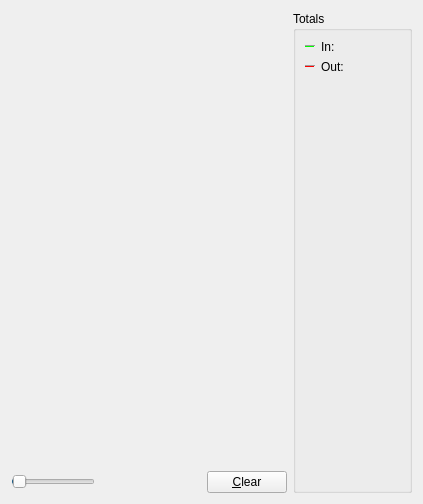
     <widget class="QWidget" name="tab_nettraffic">
      <attribute name="title">
       <string>&amp;Network Traffic</string>
      </attribute>
      <layout class="QHBoxLayout" name="horizontalLayout_3">
       <item>
        <layout class="QVBoxLayout" name="verticalLayout_4">
         <item>
          <widget class="TrafficGraphWidget" name="trafficGraph" native="true">
           <property name="sizePolicy">
            <sizepolicy hsizetype="Expanding" vsizetype="Expanding">
             <horstretch>0</horstretch>
             <verstretch>0</verstretch>
            </sizepolicy>
           </property>
          </widget>
         </item>
         <item>
          <layout class="QHBoxLayout" name="horizontalLayout_2">
           <item>
            <widget class="QSlider" name="sldGraphRange">
             <property name="minimum">
              <number>1</number>
             </property>
             <property name="maximum">
              <number>288</number>
             </property>
             <property name="pageStep">
              <number>12</number>
             </property>
             <property name="value">
              <number>6</number>
             </property>
             <property name="orientation">
              <enum>Qt::Horizontal</enum>
             </property>
            </widget>
           </item>
           <item>
            <widget class="QLabel" name="lblGraphRange">
             <property name="minimumSize">
              <size>
               <width>100</width>
               <height>0</height>
              </size>
             </property>
             <property name="alignment">
              <set>Qt::AlignCenter</set>
             </property>
            </widget>
           </item>
           <item>
            <widget class="QPushButton" name="btnClearTrafficGraph">
             <property name="text">
              <string>&amp;Clear</string>
             </property>
            </widget>
           </item>
          </layout>
         </item>
        </layout>
       </item>
       <item>
        <layout class="QVBoxLayout" name="verticalLayout">
         <item>
          <widget class="QGroupBox" name="groupBox">
           <property name="title">
            <string>Totals</string>
           </property>
           <layout class="QVBoxLayout" name="verticalLayout_5">
            <item>
             <layout class="QHBoxLayout" name="horizontalLayout_4">
              <item>
               <widget class="Line" name="line">
                <property name="sizePolicy">
                 <sizepolicy hsizetype="Fixed" vsizetype="Fixed">
                  <horstretch>0</horstretch>
                  <verstretch>0</verstretch>
                 </sizepolicy>
                </property>
                <property name="minimumSize">
                 <size>
                  <width>10</width>
                  <height>0</height>
                 </size>
                </property>
                <property name="palette">
                 <palette>
                  <active>
                   <colorrole role="WindowText">
                    <brush brushstyle="SolidPattern">
                     <color alpha="255">
                      <red>68</red>
                      <green>70</green>
                      <blue>93</blue>
                     </color>
                    </brush>
                   </colorrole>
                   <colorrole role="Light">
                    <brush brushstyle="SolidPattern">
                     <color alpha="255">
                      <red>0</red>
                      <green>255</green>
                      <blue>0</blue>
                     </color>
                    </brush>
                   </colorrole>
                   <colorrole role="Text">
                    <brush brushstyle="SolidPattern">
                     <color alpha="255">
                      <red>68</red>
                      <green>70</green>
                      <blue>93</blue>
                     </color>
                    </brush>
                   </colorrole>
                   <colorrole role="ButtonText">
                    <brush brushstyle="SolidPattern">
                     <color alpha="255">
                      <red>68</red>
                      <green>70</green>
                      <blue>93</blue>
                     </color>
                    </brush>
                   </colorrole>
                   <colorrole role="Base">
                    <brush brushstyle="NoBrush">
                     <color alpha="128">
                      <red>68</red>
                      <green>70</green>
                      <blue>93</blue>
                     </color>
                    </brush>
                   </colorrole>
                  </active>
                  <inactive>
                   <colorrole role="WindowText">
                    <brush brushstyle="SolidPattern">
                     <color alpha="255">
                      <red>68</red>
                      <green>70</green>
                      <blue>93</blue>
                     </color>
                    </brush>
                   </colorrole>
                   <colorrole role="Light">
                    <brush brushstyle="SolidPattern">
                     <color alpha="255">
                      <red>0</red>
                      <green>255</green>
                      <blue>0</blue>
                     </color>
                    </brush>
                   </colorrole>
                   <colorrole role="Text">
                    <brush brushstyle="SolidPattern">
                     <color alpha="255">
                      <red>68</red>
                      <green>70</green>
                      <blue>93</blue>
                     </color>
                    </brush>
                   </colorrole>
                   <colorrole role="ButtonText">
                    <brush brushstyle="SolidPattern">
                     <color alpha="255">
                      <red>68</red>
                      <green>70</green>
                      <blue>93</blue>
                     </color>
                    </brush>
                   </colorrole>
                   <colorrole role="Base">
                    <brush brushstyle="NoBrush">
                     <color alpha="128">
                      <red>68</red>
                      <green>70</green>
                      <blue>93</blue>
                     </color>
                    </brush>
                   </colorrole>
                  </inactive>
                  <disabled>
                   <colorrole role="WindowText">
                    <brush brushstyle="SolidPattern">
                     <color alpha="255">
                      <red>68</red>
                      <green>70</green>
                      <blue>93</blue>
                     </color>
                    </brush>
                   </colorrole>
                   <colorrole role="Light">
                    <brush brushstyle="SolidPattern">
                     <color alpha="255">
                      <red>0</red>
                      <green>255</green>
                      <blue>0</blue>
                     </color>
                    </brush>
                   </colorrole>
                   <colorrole role="Text">
                    <brush brushstyle="SolidPattern">
                     <color alpha="255">
                      <red>68</red>
                      <green>70</green>
                      <blue>93</blue>
                     </color>
                    </brush>
                   </colorrole>
                   <colorrole role="ButtonText">
                    <brush brushstyle="SolidPattern">
                     <color alpha="255">
                      <red>68</red>
                      <green>70</green>
                      <blue>93</blue>
                     </color>
                    </brush>
                   </colorrole>
                   <colorrole role="Base">
                    <brush brushstyle="NoBrush">
                     <color alpha="128">
                      <red>68</red>
                      <green>70</green>
                      <blue>93</blue>
                     </color>
                    </brush>
                   </colorrole>
                  </disabled>
                 </palette>
                </property>
                <property name="orientation">
                 <enum>Qt::Horizontal</enum>
                </property>
               </widget>
              </item>
              <item>
               <widget class="QLabel" name="label_16">
                <property name="text">
                 <string>In:</string>
                </property>
               </widget>
              </item>
              <item>
               <widget class="QLabel" name="lblBytesIn">
                <property name="minimumSize">
                 <size>
                  <width>50</width>
                  <height>0</height>
                 </size>
                </property>
                <property name="alignment">
                 <set>Qt::AlignRight|Qt::AlignTrailing|Qt::AlignVCenter</set>
                </property>
               </widget>
              </item>
             </layout>
            </item>
            <item>
             <layout class="QHBoxLayout" name="horizontalLayout_5">
              <item>
               <widget class="Line" name="line_2">
                <property name="sizePolicy">
                 <sizepolicy hsizetype="Fixed" vsizetype="Fixed">
                  <horstretch>0</horstretch>
                  <verstretch>0</verstretch>
                 </sizepolicy>
                </property>
                <property name="minimumSize">
                 <size>
                  <width>10</width>
                  <height>0</height>
                 </size>
                </property>
                <property name="palette">
                 <palette>
                  <active>
                   <colorrole role="WindowText">
                    <brush brushstyle="SolidPattern">
                     <color alpha="255">
                      <red>68</red>
                      <green>70</green>
                      <blue>93</blue>
                     </color>
                    </brush>
                   </colorrole>
                   <colorrole role="Light">
                    <brush brushstyle="SolidPattern">
                     <color alpha="255">
                      <red>255</red>
                      <green>0</green>
                      <blue>0</blue>
                     </color>
                    </brush>
                   </colorrole>
                   <colorrole role="Text">
                    <brush brushstyle="SolidPattern">
                     <color alpha="255">
                      <red>68</red>
                      <green>70</green>
                      <blue>93</blue>
                     </color>
                    </brush>
                   </colorrole>
                   <colorrole role="ButtonText">
                    <brush brushstyle="SolidPattern">
                     <color alpha="255">
                      <red>68</red>
                      <green>70</green>
                      <blue>93</blue>
                     </color>
                    </brush>
                   </colorrole>
                   <colorrole role="Base">
                    <brush brushstyle="NoBrush">
                     <color alpha="128">
                      <red>68</red>
                      <green>70</green>
                      <blue>93</blue>
                     </color>
                    </brush>
                   </colorrole>
                  </active>
                  <inactive>
                   <colorrole role="WindowText">
                    <brush brushstyle="SolidPattern">
                     <color alpha="255">
                      <red>68</red>
                      <green>70</green>
                      <blue>93</blue>
                     </color>
                    </brush>
                   </colorrole>
                   <colorrole role="Light">
                    <brush brushstyle="SolidPattern">
                     <color alpha="255">
                      <red>255</red>
                      <green>0</green>
                      <blue>0</blue>
                     </color>
                    </brush>
                   </colorrole>
                   <colorrole role="Text">
                    <brush brushstyle="SolidPattern">
                     <color alpha="255">
                      <red>68</red>
                      <green>70</green>
                      <blue>93</blue>
                     </color>
                    </brush>
                   </colorrole>
                   <colorrole role="ButtonText">
                    <brush brushstyle="SolidPattern">
                     <color alpha="255">
                      <red>68</red>
                      <green>70</green>
                      <blue>93</blue>
                     </color>
                    </brush>
                   </colorrole>
                   <colorrole role="Base">
                    <brush brushstyle="NoBrush">
                     <color alpha="128">
                      <red>68</red>
                      <green>70</green>
                      <blue>93</blue>
                     </color>
                    </brush>
                   </colorrole>
                  </inactive>
                  <disabled>
                   <colorrole role="WindowText">
                    <brush brushstyle="SolidPattern">
                     <color alpha="255">
                      <red>68</red>
                      <green>70</green>
                      <blue>93</blue>
                     </color>
                    </brush>
                   </colorrole>
                   <colorrole role="Light">
                    <brush brushstyle="SolidPattern">
                     <color alpha="255">
                      <red>255</red>
                      <green>0</green>
                      <blue>0</blue>
                     </color>
                    </brush>
                   </colorrole>
                   <colorrole role="Text">
                    <brush brushstyle="SolidPattern">
                     <color alpha="255">
                      <red>68</red>
                      <green>70</green>
                      <blue>93</blue>
                     </color>
                    </brush>
                   </colorrole>
                   <colorrole role="ButtonText">
                    <brush brushstyle="SolidPattern">
                     <color alpha="255">
                      <red>68</red>
                      <green>70</green>
                      <blue>93</blue>
                     </color>
                    </brush>
                   </colorrole>
                   <colorrole role="Base">
                    <brush brushstyle="NoBrush">
                     <color alpha="128">
                      <red>68</red>
                      <green>70</green>
                      <blue>93</blue>
                     </color>
                    </brush>
                   </colorrole>
                  </disabled>
                 </palette>
                </property>
                <property name="orientation">
                 <enum>Qt::Horizontal</enum>
                </property>
               </widget>
              </item>
              <item>
               <widget class="QLabel" name="label_17">
                <property name="text">
                 <string>Out:</string>
                </property>
               </widget>
              </item>
              <item>
               <widget class="QLabel" name="lblBytesOut">
                <property name="minimumSize">
                 <size>
                  <width>50</width>
                  <height>0</height>
                 </size>
                </property>
                <property name="alignment">
                 <set>Qt::AlignRight|Qt::AlignTrailing|Qt::AlignVCenter</set>
                </property>
               </widget>
              </item>
             </layout>
            </item>
            <item>
             <spacer name="verticalSpacer_4">
              <property name="orientation">
               <enum>Qt::Vertical</enum>
              </property>
              <property name="sizeHint" stdset="0">
               <size>
                <width>20</width>
                <height>407</height>
               </size>
              </property>
             </spacer>
            </item>
           </layout>
          </widget>
         </item>
        </layout>
       </item>
      </layout>
     </widget>
